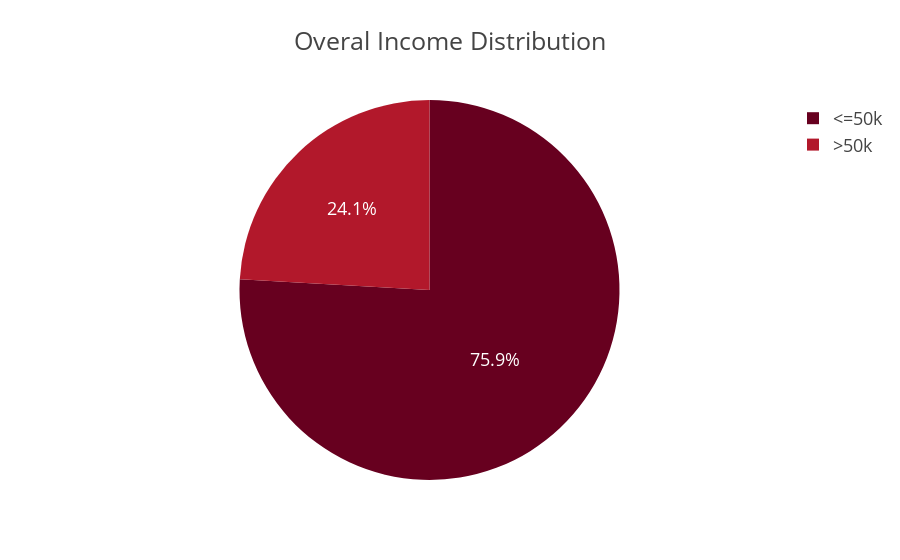

Here is the notebook cell this chart was saved with:
### Code cell
fig = px.pie(adult_df_income, names='income', values='totol', title='Overal Income Distribution', color_discrete_sequence=px.colors.sequential.RdBu)
fig.update_layout(template="presentation")
fig.show() 
fig.write_image(os.path.join(result_dir,'income_distribution_pie_chart.jpg'))
fig.write_image(os.path.join(result_dir,'income_distribution_pie_chart.png'))
fig.write_html(os.path.join(result_dir,'income_distribution_pie_chart.html'))

### Figure 1 — Plotly figure (JSON) as saved in the notebook; plotly's stock layout.template omitted (floating-point values rounded to 4 significant figures)
{"data": [{"domain": {"x": [0, 1], "y": [0, 1]}, "hovertemplate": "income=%{label}<br>totol=%{value}<extra></extra>", "labels": ["<=50k", ">50k"], "legendgroup": "", "name": "", "showlegend": true, "type": "pie", "values": [24678, 7836]}], "layout": {"autosize": true, "legend": {"tracegroupgap": 0}, "piecolorway": ["rgb(103,0,31)", "rgb(178,24,43)", "rgb(214,96,77)", "rgb(244,165,130)", "rgb(253,219,199)", "rgb(247,247,247)", "rgb(209,229,240)", "rgb(146,197,222)", "rgb(67,147,195)", "rgb(33,102,172)", "rgb(5,48,97)"], "title": {"text": "Overal Income Distribution"}}}
